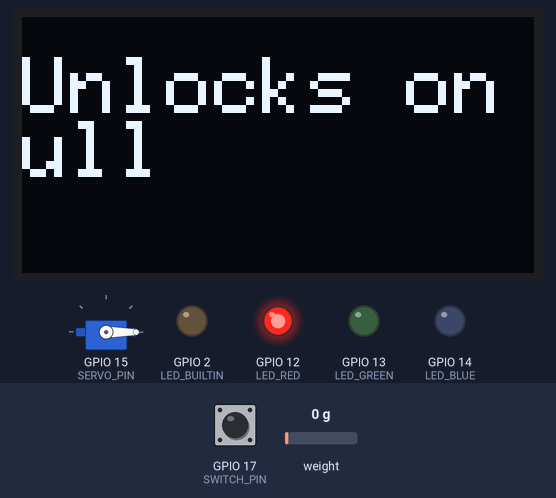
This sketch was run on a simulated ESP32. Shown: servo, 128×64 one-colour display, output pins drawn as LEDs (lit = HIGH). Inputs (shaded band) come from the test bench; at power-on: GPIO 17 (SWITCH_PIN) HIGH, weight on the scale 0 g. WiFi joins after 1.5 s; servers stay silent unless stated; what the sketch prints to the serial monitor is not drawn.

Above: at 5.9 s.
6.0 s: GPIO 17 (SWITCH_PIN) pulled LOW for 0.15 s
At 7.4 s:
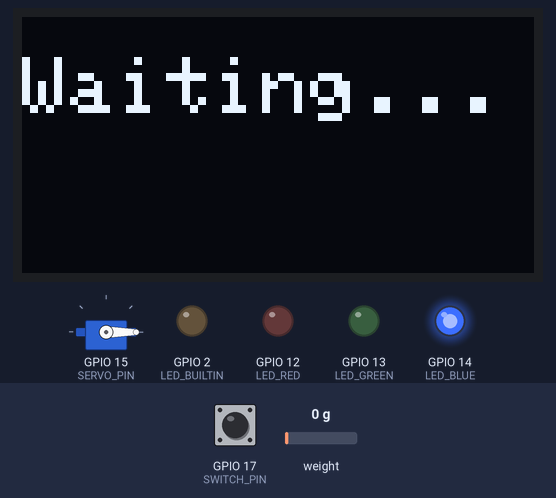
7.7 s: GPIO 17 (SWITCH_PIN) pulled LOW for 1 s
At 8.6 s:
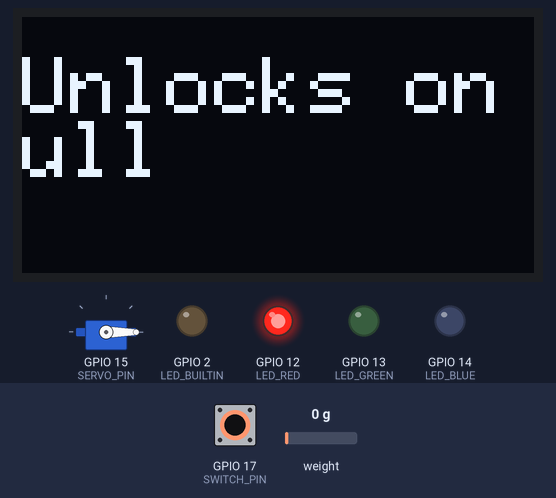
10.3 s: GPIO 17 (SWITCH_PIN) pulled LOW for 3.2 s
At 14.9 s:
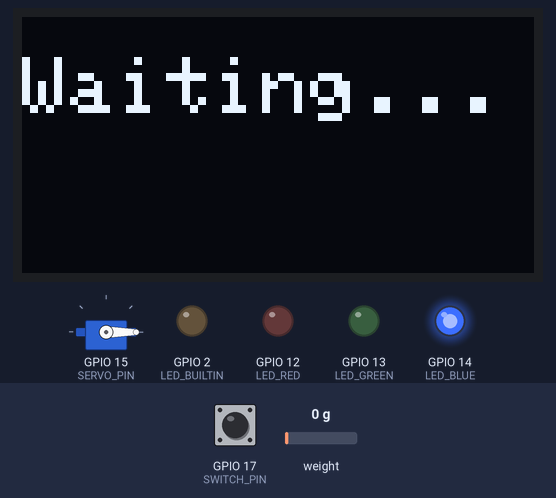
Timing chart, 0 to 16.4 s (numbered marks = the images above; inputs shaded):
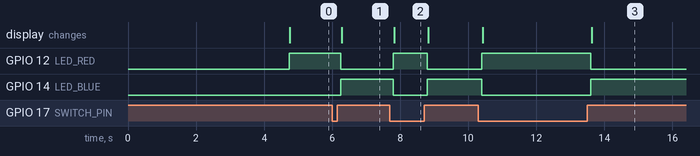

The sketch:

SmartCalorieWatcher.ino
```cpp
/*
 * UWA, Computer Science and Software Engineering
 * CITS5506 Internet of Things
 *
 * Joshua Noble
 *
 * This code was developed for the Smart Calorie Watcher.
 * It contains the code required to read the sensors, control the
 * actuators and communicate with the deployed flask server.
 *
 * Sensors: Lever Switch and Load Cell.
 * Actuators: OLED, LEDs and Servo.
 *
 * May 2025
*/

// Library HX711 by Bogdan Necula: https://github.com/bogde/HX711
// Library: pushbutton by polulu: https://github.com/pololu/pushbutton-arduino

#include <Arduino.h>
#include "HX711.h"
#include <Wire.h>
#include <Pushbutton.h>
#include <Adafruit_GFX.h>
#include <Adafruit_SSD1306.h>
#include <WiFi.h>
#include <ESP32Servo.h>
#include <WiFiClientSecure.h>
#include <HTTPClient.h>
#include <Arduino_JSON.h>

// this value is obtained by calibrating the scale with known weights;
#define CALIBRATION_FACTOR -706.86251

// HX711 circuit wiring
const int LOADCELL_DOUT_PIN = 16;
const int LOADCELL_SCK_PIN = 4;
HX711 scale;

//OLED Display size in pixels
#define SCREEN_WIDTH 128
#define SCREEN_HEIGHT 64

// Declaration for an SSD1306 display connected to I2C (SDA, SCL pins)
#define OLED_RESET     -1 // Reset pin # (or -1 if sharing Arduino reset pin)
Adafruit_SSD1306 display(SCREEN_WIDTH, SCREEN_HEIGHT, &Wire, OLED_RESET);

//LED pins
#define LED_RED 12
#define LED_GREEN 13
#define LED_BLUE 14

//switch
#define SWITCH_PIN 17
Pushbutton lever(SWITCH_PIN);

//Servo
#define SERVO_PIN 15
Servo servo;

//status of the container
enum Status{
  OVERLIMIT,
  UNDERLIMIT,
  WAIT
};

//values for servo in degrees
enum Lock {
  LOCK = 0,
  UNLOCK = 90
};

//container status
enum Status g_status;
enum Status g_oldStat = UNDERLIMIT;
enum Lock g_lock = UNLOCK;

//global variables to obtain from the server
int cookiesLeft = -1;
String timer = "";

//Connect to local WiFi
const char *ssid = "Nokia C01 Plus";
const char *password = "HelloWorld!";

//API Domain name with URL path
const char* statusURL = "https://iot-smartcooikejar.onrender.com/get_command";
const char* uploadWeightURL = "https://iot-smartcooikejar.onrender.com/upload_weight";

/*
 * parse JSON response and update container status,
 * number of cookies left to take and the lock duration.
 * @param json is the json to parse.
 */
void updateContainerFromJSON(JSONVar json){
  String stat = getValueFromJSON(json, "lid_status");
  String left = getValueFromJSON(json, "cookies_remaining_today");
  String lockDur = getValueFromJSON(json, "lock_until");

  //update global variables
  cookiesLeft = left.toInt();
  timer = lockDur;

  //update status
  enum Status newStatus = getStatusFromString(stat);
  setStatus(newStatus);
}

/*
 * Converts status string to a status enum.
 * Assumes stat will either be "UNLOCK" or "LOCK".
 * @stat is the status string to convert.
 * @return the status enum corresponding to the string.
 */
Status getStatusFromString(String stat) {
  if(stat == "\"UNLOCK\""){
    return UNDERLIMIT;
  } else {
    return OVERLIMIT;
  }
}

/*
 * Converts https response containing JSON to a JSON object.
 * @param response https response containing JSON
 * @return JSONVar object.
 */
JSONVar responseToJSON(String response){
  return JSON.parse(response);
}

/*
 * Retrieves value specified from the JSON object.
 * Assumes 'key' param will be a key that exists in the JSON object.
 * @param key of the value to obtain.
 * @param myObject JSON object to obtain value from.
 * @return the value specified as a string.
 */
String getValueFromJSON(JSONVar myObject, String key) {
  if (JSON.typeof(myObject) == "undefined") {
    Serial.println("Parsing input failed!");
    return "";
  }

  JSONVar value = myObject[key];

  return JSON.stringify(value);
}

/*
 * Sends a https post request containing the container weight to the api handle specified.
 * @param serverName URL of the server including the handle.
 * @param weight the weight obtained by the container.
 * @return the server response containing the new container status as a string.
 */
String httpsPOSTRequest(const char* serverName, int weight){
  WiFiClientSecure *client = new WiFiClientSecure;
  String payload = "{}";
  if(client) {
    //insecure because https but no certificate is used.
    client->setInsecure();
    HTTPClient https;

    https.begin(*client, serverName);
    https.addHeader("Content-Type", "application/json");

    //max is 3kg a buffer of 100 is more than enough
    int bufSize = 100;
    char buf[bufSize];
    snprintf(buf, bufSize, "{\"weight\":\"%d\"}", weight);

    String httpsRequestData = buf;
    int httpsResponseCode = https.POST(httpsRequestData);

    Serial.print("HTTP Response code: ");
    Serial.println(httpsResponseCode);

    if(httpsResponseCode > 0){
      payload = https.getString();
    }

    // Free resources
    https.end();
  }

  return payload;
}

/*
 * Sends a https get request to the server to obtain the current status of the container.
 * @param the URL of the server including the handle.
 * @return the current status of the container as a string.
 */
String httpGETRequest(const char* serverName) {
  WiFiClientSecure *client = new WiFiClientSecure;
  if(client) {
    client->setInsecure();
    HTTPClient https;
    https.begin(*client, serverName);

    // Send HTTP get request
    int httpsResponseCode = https.GET();

    String payload = "{}";

    if (httpsResponseCode>0) {
      Serial.print("HTTPS Response code: ");
      Serial.println(httpsResponseCode);
      payload = https.getString();
    }
    else {
      Serial.print("Error code: ");
      Serial.println(httpsResponseCode);
    }
    // Free resources
    https.end();

    return payload;
  }
}

/*
 * Turns all LEDs off except the one specified by the 'led' param.
 * @param led is the pin number of the LED to turn on.
 */
void switchToLED(int led)
{
  //so fast won't even notice all were off.
  digitalWrite(LED_RED, LOW);
  digitalWrite(LED_GREEN, LOW);
  digitalWrite(LED_BLUE, LOW);

  switch(led)
  {
    case LED_RED:
      digitalWrite(LED_RED, HIGH);
      break;
    case LED_GREEN:
      digitalWrite(LED_GREEN, HIGH);
      break;
    case LED_BLUE:
      digitalWrite(LED_BLUE, HIGH);
      break;
  }
}

/*
 * Sets the lock to the lock status provided.
 * @param lock the status of the lock.
 */
void setLock(enum Lock lock)
{
  servo.write(lock);
}

/*
 * Writes the provided message to the OLED.
 * @param message the message to display on the OLED.
 */
void setWriteOLED(String message)
{
  display.clearDisplay();
  display.setTextSize(2);
  display.setTextColor(WHITE);
  display.setCursor(0, 10);

  // Display static text
  display.println(message);
  display.display();
}

/*
 * Set the container status and update the container hardware accordingly.
 * @param stat the status to assign to the container.
 */
void setStatus(enum Status stat)
{
  switch(stat){
    case OVERLIMIT:
      g_status = OVERLIMIT;
      g_oldStat = OVERLIMIT;
      switchToLED(LED_RED);
      setLock(LOCK);
      setWriteOLED("Unlocks on\n" + timer.substring(1,9) + "\n" + timer.substring(11,18));
      break;
    case UNDERLIMIT:
      g_status = UNDERLIMIT;
      g_oldStat = UNDERLIMIT;
      switchToLED(LED_GREEN);
      setLock(UNLOCK);

      //construct string
      int bufSize = 100;
      char message[bufSize];
      snprintf(message, bufSize, "Underlimit\nWell Done!\nCan take %d", cookiesLeft);

      //set OLED to message
      setWriteOLED(message);
      break;
    case WAIT:
      g_status = WAIT;
      switchToLED(LED_BLUE);
      setWriteOLED("Waiting...");
      break;
  }
}

/*
 * Function that runs when ESP32 first boots up.
 */
void setup() {
  Serial.begin(115200);

  //set up servo
  servo.attach(SERVO_PIN);

  //set up display
  if(!display.begin(SSD1306_SWITCHCAPVCC, 0x3C)) {
    Serial.println(F("SSD1306 allocation failed"));
    for(;;);
  }
  delay(2000);
  display.clearDisplay();
  display.setTextColor(WHITE);

  //set up scale
  Serial.println("Initializing the scale");
  scale.begin(LOADCELL_DOUT_PIN, LOADCELL_SCK_PIN);

  //calibrate
  scale.set_scale(CALIBRATION_FACTOR);
  //reset scale to 0.
  scale.tare();

  pinMode(LED_BUILTIN, OUTPUT);
  pinMode(LED_RED, OUTPUT);
  pinMode(LED_BLUE, OUTPUT);
  pinMode(LED_GREEN, OUTPUT);
  digitalWrite(LED_BUILTIN, LOW);
  digitalWrite(LED_RED, LOW);
  digitalWrite(LED_BLUE, LOW);
  digitalWrite(LED_GREEN, LOW);

  //set up server
  WiFi.mode(WIFI_STA);
  WiFi.begin(ssid, password);
  Serial.println("Connecting");

  // Wait for connection
  while (WiFi.status() != WL_CONNECTED) {
    delay(500);
    Serial.print(".");
  }

  Serial.println("");
  Serial.print("Connected to ");
  Serial.println(ssid);
  Serial.print("IP address: ");
  Serial.println(WiFi.localIP());

  //retrieve data from backend (cloud) set accordingly.
  String response = httpGETRequest(statusURL);
  Serial.println(response);

  JSONVar json = responseToJSON(response);
  updateContainerFromJSON(json);

  //if lid currently open
  if(digitalRead(SWITCH_PIN)){
    setStatus(WAIT);
  }

  delay(10);
}

/*
 * Function that loops forever. Runs after setup function.
 */
void loop() {
  static int oldWeight, weight;

  //lid just opened
  if(lever.getSingleDebouncedRelease())
  {
    //if scale not ready wait.
    if (scale.wait_ready_timeout(200)) {
      oldWeight = round(scale.get_units());
      Serial.print("previous weight: ");
      Serial.println(oldWeight);
    }
    else {
      Serial.println("ERROR: HX711 not found.");
    }

    setStatus(WAIT);

    //lid just closed
  } else if(lever.getSingleDebouncedPress()){
    if (scale.wait_ready_timeout(200)) {
      weight = round(scale.get_units());
      Serial.print("new weight: ");
      Serial.println(weight);

      int weightChange = weight - oldWeight;

      //if difference greater than 3 grams (to account for drift)
      if (abs(weightChange) > 3){
        setWriteOLED("Please\nWait...");

        //send current weight to container
        String response = httpsPOSTRequest(uploadWeightURL, weight);
        Serial.println(response);

        JSONVar json = responseToJSON(response);
        updateContainerFromJSON(json);
      } else {
        //if no change to weight set to old status.
        setStatus(g_oldStat);
      }
    } else {
      Serial.println("HX711 not found.");
    }
  }
}
```

Measured:
- after the input at 6.0 s, GPIO 12 (LED_RED): HIGH → LOW after 0.25 s; GPIO 14 (LED_BLUE): LOW → HIGH after 0.25 s; the display: changes after 0.28 s (image 1)
- after the input at 7.7 s, GPIO 12 (LED_RED): LOW → HIGH after 0.10 s, → LOW 1.0 s later; GPIO 14 (LED_BLUE): HIGH → LOW after 0.10 s, → HIGH 1.0 s later; the display: changes after 0.13 s (image 2)
- after the input at 10.3 s, GPIO 12 (LED_RED): LOW → HIGH after 0.10 s, → LOW 3.2 s later; GPIO 14 (LED_BLUE): HIGH → LOW after 0.10 s, → HIGH 3.2 s later; the display: first changes after 0.13 s (image 3 shows a later state)
